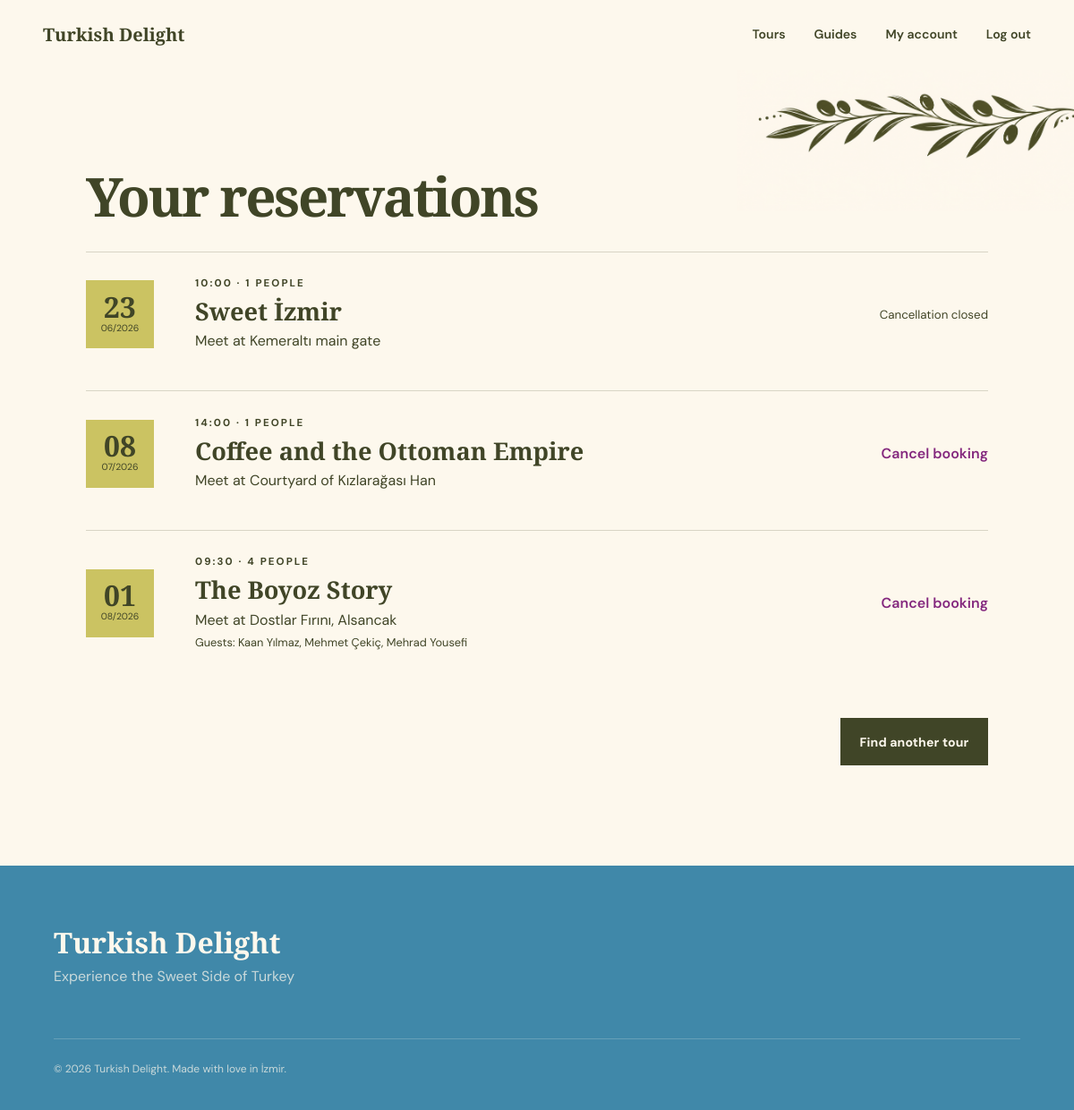
Page /profile (signed in) on the committed database.
### tables this page shows
CREATE TABLE reservations (
  id INTEGER PRIMARY KEY AUTOINCREMENT, participant_id INTEGER NOT NULL REFERENCES users(id),
  tour_id INTEGER NOT NULL REFERENCES tours(id), tour_date TEXT NOT NULL, created_at TEXT NOT NULL,
  UNIQUE(participant_id,tour_id,tour_date)
);

CREATE TABLE tours (
  id INTEGER PRIMARY KEY AUTOINCREMENT, guide_id INTEGER NOT NULL REFERENCES users(id),
  title TEXT NOT NULL, subtitle TEXT NOT NULL, description TEXT NOT NULL, story TEXT NOT NULL,
  final_message TEXT NOT NULL, foods TEXT NOT NULL, stops TEXT NOT NULL, story_points TEXT NOT NULL,
  meeting_point TEXT NOT NULL, duration INTEGER NOT NULL CHECK(duration > 0),
  language TEXT NOT NULL, capacity INTEGER NOT NULL CHECK(capacity > 0)
);

CREATE TABLE reservation_guests (
  id INTEGER PRIMARY KEY AUTOINCREMENT, reservation_id INTEGER NOT NULL REFERENCES reservations(id) ON DELETE CASCADE,
  name TEXT NOT NULL
);

### app.py (the view, shortened to what this page needs)
@app.route("/profile")
@login_required
def profile():
    db = get_db()
    if current_user.role == "admin":
        return redirect(url_for("admin_dashboard"))
    if current_user.role == "participant":
        reservations = tourdb.participant_reservations(db, current_user.id)
        enriched = []
        for reservation in reservations:
            item = dict(reservation)
            item["guests"] = tourdb.reservation_guests(db, item["id"])
            schedule = tourdb.schedule_for_day(
                db, item["tour_id"], date.fromisoformat(item["tour_date"]).weekday()
            )
            start = item["start_time"] or schedule["start_time"]
            item["start_time"] = start
            start_dt = datetime.combine(date.fromisoformat(item["tour_date"]), datetime.strptime(start, "%H:%M").time())
            item["can_cancel"] = start_dt - datetime.now() >= timedelta(hours=24)
            enriched.append(item)
        return render_template("participant_profile.html", reservations=enriched)

### app.py (called while the page is built)
def get_db():
    if "db" not in g:
        g.db = sqlite3.connect(DATABASE)
        g.db.row_factory = sqlite3.Row
        g.db.execute("PRAGMA foreign_keys = ON")
    return g.db

@login_manager.user_loader
def load_user(user_id):
    return userdb.get_user(get_db(), user_id)

def csrf_token():
    if "csrf_token" not in session:
        session["csrf_token"] = secrets.token_hex(24)
    return session["csrf_token"]

@app.before_request
def verify_csrf():
    if request.method == "POST" and request.form.get("csrf_token") != session.get("csrf_token"):
        abort(400, "Invalid or missing form token.")

### tourdb.py (called while the page is built)
def schedule_for_day(db, tour_id, weekday):
    return db.execute(
        "SELECT start_time FROM schedules WHERE tour_id=? AND weekday=?", (tour_id, weekday)
    ).fetchone()

def participant_reservations(db, participant_id):
    return db.execute(
        """SELECT r.*, t.title, t.meeting_point, t.duration,
           (SELECT start_time FROM schedules s WHERE s.tour_id=t.id
            AND s.weekday=CAST(strftime('%w',r.tour_date) AS INTEGER)-1) AS start_time
           FROM reservations r JOIN tours t ON t.id=r.tour_id
           WHERE r.participant_id=? ORDER BY r.tour_date""",
        (participant_id,),
    ).fetchall()

def reservation_guests(db, reservation_id):
    return db.execute(
        "SELECT name FROM reservation_guests WHERE reservation_id=?", (reservation_id,)
    ).fetchall()

### userdb.py (called while the page is built)
def get_user(db, user_id):
    row = db.execute("SELECT * FROM users WHERE id=?", (user_id,)).fetchone()
    return User(row) if row else None

### templates/participant_profile.html (shortened to what this page needs)
{% extends "base.html" %}
{% block content %}
  <section class="dashboard participant-dashboard">
    <img
      class="participant-decoration"
      src="{{ url_for('static', filename='decoration3.png') }}"
      alt=""
      aria-hidden="true"
    >
    <section>
      <div class="reservations-heading">
        <h2>Your reservations</h2>
      </div>
      <div class="reservation-list">
        {% for item in reservations %}
          <article class="reservation-card">
            <div class="date-tile">
              <strong>{{ item.tour_date[8:] }}</strong>
              <span>{{ item.tour_date[5:7] }}/{{ item.tour_date[:4] }}</span>
            </div>
            <div>
              <p class="eyebrow">{{ item.start_time }} · {{ 1 + item.guests|length }} people</p>
              <h3><a href="{{ url_for('tour_detail', tour_id=item.tour_id) }}">{{ item.title }}</a></h3>
              <p>Meet at {{ item.meeting_point }}</p>
              {% if item.guests %}
                <p class="guest-line">
                  Guests:
                  {% for guest in item.guests %}
                    {{ guest.name }}{% if not loop.last %}, {% endif %}
                  {% endfor %}
                </p>
              {% endif %}
            </div>
            <div>
              {% if item.can_cancel %}
                <form
                  method="post"
                  action="{{ url_for('cancel_reservation', reservation_id=item.id) }}"
                  data-confirm="Cancel this reservation?"
                >
                  <button class="text-button danger" type="submit">Cancel booking</button>
                </form>
              {% else %}
                <small>Cancellation closed</small>
              {% endif %}
            </div>
          </article>
        {% else %}
          <div class="empty-state">
            <h3>No walks booked yet.</h3>
            <p>There’s a table, a story, and a local guide waiting for you.</p>
          </div>
        {% endfor %}
      </div>
      <div class="dashboard-end-action">
        <a class="button button-dark" href="{{ url_for('home') }}#tours">Find another tour</a>
      </div>
    </section>
  </section>
{% endblock %}

### static/style.css (style rules this page uses)
:root { --ink: #404527; --deep: #4088A9; --cream: #FDF8ED; --paper: #FDF8ED; --clay: #84287E; --gold: #CBC362; --sea: #4088A9; --line: rgba(64, 69, 39, .2); --serif: "Playfair Display", Georgia, serif; --sans: "DM Sans", Arial, sans-serif }
* { box-sizing: border-box }
html { scroll-behavior: smooth }
body { margin: 0; background: var(--paper); color: var(--ink); font-family: var(--sans); font-size: 16px; line-height: 1.6 }
img { display: block; max-width: 100% }
a { color: inherit; text-decoration: none }
button, input, select, textarea { font: inherit; color: inherit }
button { cursor: pointer }
.site-nav a:not(.button), .text-button { position: relative }
.text-button { border: 0; background: transparent; padding: 0; font-weight: 600 }
.button { display: inline-flex; align-items: center; justify-content: center; gap: .5rem; background: var(--gold); color: var(--deep); border: 0; padding: .95rem 1.35rem; font-weight: 700; font-size: .88rem; letter-spacing: .01em; transition: transform .2s, background .2s }
.button-dark { background: var(--ink); color: var(--paper) }
.eyebrow { text-transform: uppercase; letter-spacing: .18em; font-size: .72rem; font-weight: 700; margin: 0 0 1.5rem }
h2 { font: 600 clamp(2.8rem, 5vw, 5.4rem)/.98 var(--serif); letter-spacing: -.04em; margin: 0 }
.dashboard { padding: 7rem 8vw; min-height: 80vh }
.reservation-list, .guide-tour-list { display: flex; flex-direction: column; gap: 1rem }
.reservation-card { display: grid; grid-template-columns: 90px 1fr auto; align-items: center; gap: 2rem; border-top: 1px solid var(--line); padding: 1.5rem 0 }
.date-tile { width: 76px; height: 76px; background: var(--gold); display: flex; flex-direction: column; justify-content: center; align-items: center }
.date-tile strong { font: 600 2rem/1 var(--serif) }
.date-tile span { font-size: .65rem }
.reservation-card h3, .guide-tour h3 { font: 600 1.7rem var(--serif); margin: 0 }
.reservation-card p { margin: .15rem 0 }
.guest-line { font-size: .8rem }
.danger { color: var(--clay) }
.reservations-heading { display: flex; align-items: center; justify-content: space-between; gap: 2rem; margin-bottom: 2rem }
.dashboard .reservations-heading h2 { margin: 0 }
.participant-dashboard { position: relative; overflow: hidden }
.participant-decoration { position: absolute; top: -2rem; right: -2rem; width: min(34vw, 420px); height: auto; pointer-events: none; user-select: none }
.participant-dashboard>section { position: relative; z-index: 1 }
.dashboard-end-action { display: flex; justify-content: flex-end; margin-top: 3rem }

### rows in the picture
reservations: tour_date "23", tour_date "06", tour_date "2026", start_time "10:00", guests "1", title "Sweet İzmir", meeting_point "Kemeraltı main gate", shows "Cancellation closed"
reservations: tour_date "08", tour_date "07", tour_date "2026", start_time "14:00", guests "1", title "Coffee and the Ottoman Empire", meeting_point "Courtyard of Kızlarağası Han"
reservations: tour_date "01", tour_date "08", tour_date "2026", start_time "09:30", guests "4", title "The Boyoz Story", meeting_point "Dostlar Fırını, Alsancak"
reservation_guests: name "Kaan Yılmaz"
reservation_guests: name "Mehmet Çekiç"
reservation_guests: name "Mehrad Yousefi"
